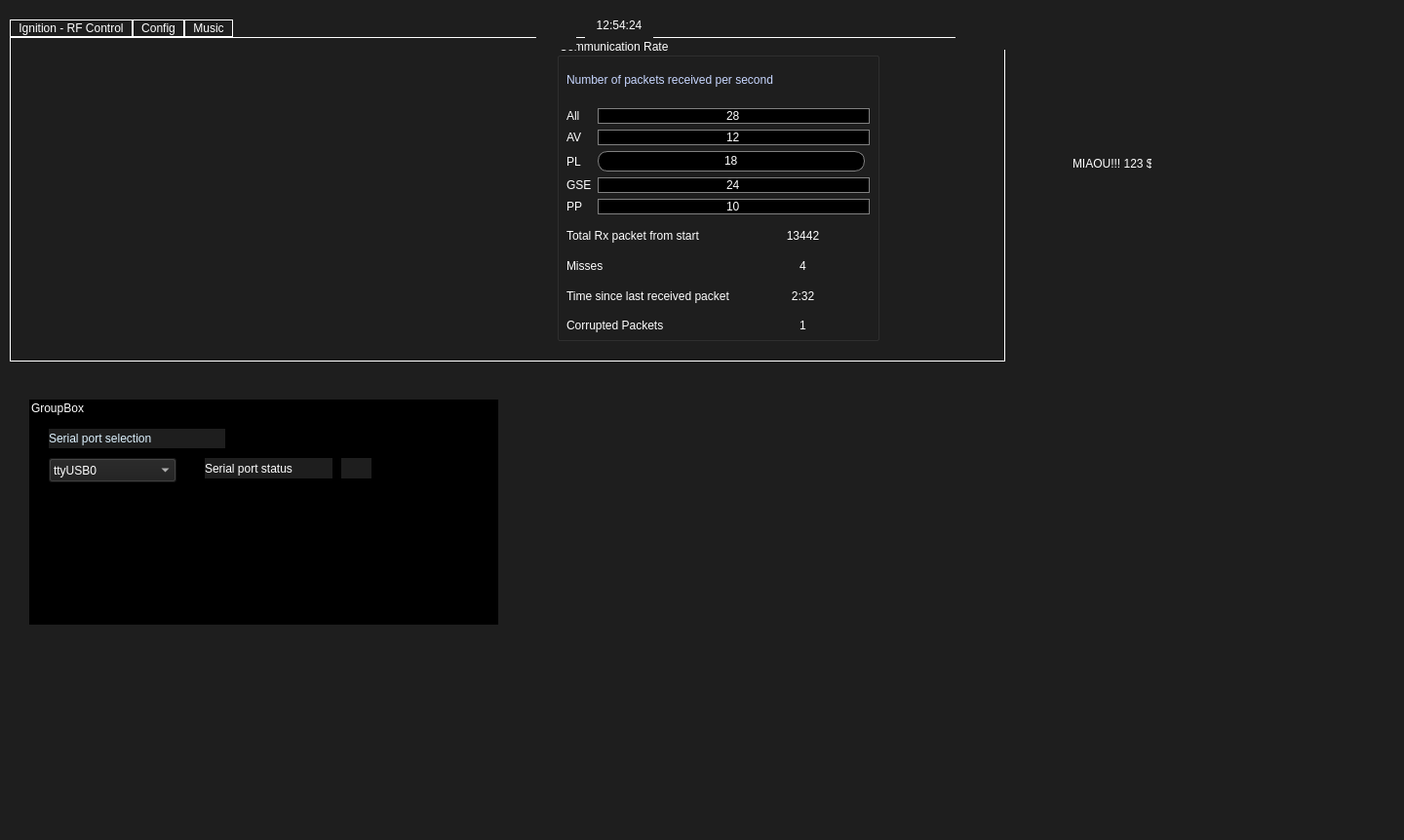
<?xml version="1.0" encoding="UTF-8"?>
<ui version="4.0">
 <class>second_ui</class>
 <widget class="QWidget" name="second_ui">
  <property name="geometry">
   <rect>
    <x>0</x>
    <y>0</y>
    <width>1440</width>
    <height>862</height>
   </rect>
  </property>
  <property name="minimumSize">
   <size>
    <width>600</width>
    <height>0</height>
   </size>
  </property>
  <property name="maximumSize">
   <size>
    <width>9999</width>
    <height>9999</height>
   </size>
  </property>
  <property name="mouseTracking">
   <bool>false</bool>
  </property>
  <property name="windowTitle">
   <string>GSBellaLui2020</string>
  </property>
  <property name="styleSheet">
   <string notr="true">background-color: rgb(30, 30, 30);
color: rgb(255, 255, 255);</string>
  </property>
  <widget class="QLabel" name="logo">
   <property name="geometry">
    <rect>
     <x>1040</x>
     <y>230</y>
     <width>181</width>
     <height>171</height>
    </rect>
   </property>
   <property name="toolTip">
    <string>&lt;html&gt;&lt;head/&gt;&lt;body&gt;&lt;p&gt;Project Bella Lui 2020&lt;/p&gt;&lt;/body&gt;&lt;/html&gt;</string>
   </property>
   <property name="styleSheet">
    <string notr="true">

image: url(:/assets/logo.png);</string>
   </property>
   <property name="text">
    <string/>
   </property>
  </widget>
  <widget class="QTabWidget" name="tabWidget">
   <property name="geometry">
    <rect>
     <x>10</x>
     <y>20</y>
     <width>1021</width>
     <height>351</height>
    </rect>
   </property>
   <property name="styleSheet">
    <string notr="true">QTabBar::tab {
	background: rgb(30, 30, 30);
	border: 1px solid white;
	padding: 1px 8px 1px 8px;
}
QTabWidget::pane {
	border: 1px solid white;
}
</string>
   </property>
   <property name="currentIndex">
    <number>0</number>
   </property>
   <widget class="QWidget" name="Ignition">
    <attribute name="title">
     <string>Ignition - RF Control</string>
    </attribute>
    <widget class="QGroupBox" name="groupBox_7">
     <property name="geometry">
      <rect>
       <x>560</x>
       <y>0</y>
       <width>331</width>
       <height>311</height>
      </rect>
     </property>
     <property name="title">
      <string>Communication Rate</string>
     </property>
     <widget class="QWidget" name="gridLayoutWidget_3">
      <property name="geometry">
       <rect>
        <x>10</x>
        <y>20</y>
        <width>311</width>
        <height>161</height>
       </rect>
      </property>
      <layout class="QGridLayout" name="gridLayout_12">
       <item row="3" column="1">
        <widget class="QProgressBar" name="PL_packet_rate">
         <property name="maximumSize">
          <size>
           <width>274</width>
           <height>21</height>
          </size>
         </property>
         <property name="styleSheet">
          <string notr="true">QProgressBar {
	color: white;
}
QProgressBar:horizontal {
	border: 1px solid gray;
	border-radius: 10px;
	background: black;
	padding: 1px;
    text-align: center;
	height: 10px;
}
QProgressBar::chunk:horizontal {
	background: qlineargradient(x1: 0, y1: 0.5, x2: 1, y2: 		0.5, stop: 0 rgb(39, 68, 255), stop: 1 rgb(190, 255, 178));
	border-radius: 5px;
}</string>
         </property>
         <property name="maximum">
          <number>30</number>
         </property>
         <property name="value">
          <number>18</number>
         </property>
         <property name="format">
          <string>%v</string>
         </property>
        </widget>
       </item>
       <item row="4" column="0">
        <widget class="QLabel" name="label_20">
         <property name="text">
          <string>GSE</string>
         </property>
        </widget>
       </item>
       <item row="0" column="0" colspan="2">
        <widget class="QLabel" name="label_6">
         <property name="maximumSize">
          <size>
           <width>309</width>
           <height>16777215</height>
          </size>
         </property>
         <property name="styleSheet">
          <string notr="true">color: rgb(199, 214, 255);</string>
         </property>
         <property name="text">
          <string>Number of packets received per second</string>
         </property>
        </widget>
       </item>
       <item row="4" column="1">
        <widget class="QProgressBar" name="GSE_packet_rate">
         <property name="styleSheet">
          <string notr="true">QProgressBar {
	color: white;
}
QProgressBar:horizontal {
	border: 1px solid gray;
	border-radius: 10px;
	background: black;
	padding: 1px;
    text-align: center;
	height: 10px;
}
QProgressBar::chunk:horizontal {
	background: qlineargradient(x1: 0, y1: 0.5, x2: 1, y2: 		0.5, stop: 0 rgb(39, 68, 255), stop: 1 rgb(255, 158, 110));
	border-radius: 5px;
}</string>
         </property>
         <property name="maximum">
          <number>30</number>
         </property>
         <property name="value">
          <number>24</number>
         </property>
         <property name="format">
          <string>%v</string>
         </property>
        </widget>
       </item>
       <item row="5" column="0">
        <widget class="QLabel" name="label_21">
         <property name="text">
          <string>PP</string>
         </property>
        </widget>
       </item>
       <item row="5" column="1">
        <widget class="QProgressBar" name="PP_packet_rate">
         <property name="styleSheet">
          <string notr="true">QProgressBar {
	color: white;
}
QProgressBar:horizontal {
	border: 1px solid gray;
	border-radius: 10px;
	background: black;
	padding: 1px;
    text-align: center;
	height: 10px;
}
QProgressBar::chunk:horizontal {
	background: qlineargradient(x1: 0, y1: 0.5, x2: 1, y2: 		0.5, stop: 0 rgb(39, 68, 255), stop: 1 rgb(176, 111, 255));
	border-radius: 5px;
}</string>
         </property>
         <property name="maximum">
          <number>30</number>
         </property>
         <property name="value">
          <number>10</number>
         </property>
         <property name="format">
          <string>%v</string>
         </property>
        </widget>
       </item>
       <item row="2" column="1">
        <widget class="QProgressBar" name="AV_packet_rate">
         <property name="styleSheet">
          <string notr="true">QProgressBar {
	color: white;
}
QProgressBar:horizontal {
	border: 1px solid gray;
	border-radius: 10px;
	background: black;
	padding: 1px;
    text-align: center;
	height: 10px;
}
QProgressBar::chunk:horizontal {
	background: qlineargradient(x1: 0, y1: 0.5, x2: 1, y2: 		0.5, stop: 0 rgb(39, 68, 255), stop: 1 rgb(125, 249, 255));
	border-radius: 5px;
}</string>
         </property>
         <property name="maximum">
          <number>30</number>
         </property>
         <property name="value">
          <number>12</number>
         </property>
         <property name="format">
          <string>%v</string>
         </property>
        </widget>
       </item>
       <item row="2" column="0">
        <widget class="QLabel" name="label_16">
         <property name="text">
          <string>AV</string>
         </property>
        </widget>
       </item>
       <item row="3" column="0">
        <widget class="QLabel" name="label_17">
         <property name="text">
          <string>PL</string>
         </property>
        </widget>
       </item>
       <item row="1" column="1">
        <widget class="QProgressBar" name="all_packet_rate">
         <property name="styleSheet">
          <string notr="true">QProgressBar {
	color: white;
}
QProgressBar:horizontal {
	border: 1px solid gray;
	border-radius: 10px;
	background: black;
	padding: 1px;
    text-align: center;
	height: 10px;
}
QProgressBar::chunk:horizontal {
	background: qlineargradient(x1: 0, y1: 0.5, x2: 1, y2: 		0.5, stop: 0 rgb(39, 68, 255), stop: 1 rgb(16, 255, 72));
	border-radius: 5px;
}</string>
         </property>
         <property name="maximum">
          <number>50</number>
         </property>
         <property name="value">
          <number>28</number>
         </property>
         <property name="format">
          <string>%v</string>
         </property>
        </widget>
       </item>
       <item row="1" column="0">
        <widget class="QLabel" name="label_88">
         <property name="text">
          <string>All</string>
         </property>
        </widget>
       </item>
      </layout>
     </widget>
     <widget class="QWidget" name="gridLayoutWidget_4">
      <property name="geometry">
       <rect>
        <x>10</x>
        <y>190</y>
        <width>311</width>
        <height>116</height>
       </rect>
      </property>
      <layout class="QGridLayout" name="gridLayout_10">
       <item row="1" column="0">
        <widget class="QLabel" name="miss_label">
         <property name="toolTip">
          <string>&lt;html&gt;&lt;head/&gt;&lt;body&gt;&lt;p&gt;Lost packets in last 2 seconds&lt;/p&gt;&lt;/body&gt;&lt;/html&gt;</string>
         </property>
         <property name="text">
          <string>Misses</string>
         </property>
        </widget>
       </item>
       <item row="1" column="1">
        <widget class="QLabel" name="miss_panel">
         <property name="toolTip">
          <string>&lt;html&gt;&lt;head/&gt;&lt;body&gt;&lt;p&gt;Lost packets in last 2 seconds&lt;/p&gt;&lt;/body&gt;&lt;/html&gt;</string>
         </property>
         <property name="text">
          <string>4</string>
         </property>
         <property name="alignment">
          <set>Qt::AlignCenter</set>
         </property>
        </widget>
       </item>
       <item row="2" column="1">
        <widget class="QLabel" name="time_since_last_Rx">
         <property name="toolTip">
          <string>&lt;html&gt;&lt;head/&gt;&lt;body&gt;&lt;p&gt;Last packet's timestamp&lt;/p&gt;&lt;/body&gt;&lt;/html&gt;</string>
         </property>
         <property name="text">
          <string>2:32</string>
         </property>
         <property name="alignment">
          <set>Qt::AlignCenter</set>
         </property>
        </widget>
       </item>
       <item row="0" column="0">
        <widget class="QLabel" name="received_pack_cnt_label">
         <property name="toolTip">
          <string>&lt;html&gt;&lt;head/&gt;&lt;body&gt;&lt;p&gt;The count of the received packets from the start of the program&lt;/p&gt;&lt;/body&gt;&lt;/html&gt;</string>
         </property>
         <property name="text">
          <string>Total Rx packet from start</string>
         </property>
        </widget>
       </item>
       <item row="0" column="1">
        <widget class="QLabel" name="received_pack_cnt_panel">
         <property name="toolTip">
          <string>&lt;html&gt;&lt;head/&gt;&lt;body&gt;&lt;p&gt;The count of the received packets from the start of the program&lt;/p&gt;&lt;/body&gt;&lt;/html&gt;</string>
         </property>
         <property name="styleSheet">
          <string notr="true"/>
         </property>
         <property name="text">
          <string>13442</string>
         </property>
         <property name="alignment">
          <set>Qt::AlignCenter</set>
         </property>
        </widget>
       </item>
       <item row="2" column="0">
        <widget class="QLabel" name="last_refresh_label">
         <property name="toolTip">
          <string>&lt;html&gt;&lt;head/&gt;&lt;body&gt;&lt;p&gt;Last packet's timestamp&lt;/p&gt;&lt;/body&gt;&lt;/html&gt;</string>
         </property>
         <property name="text">
          <string>Time since last received packet</string>
         </property>
        </widget>
       </item>
       <item row="3" column="0">
        <widget class="QLabel" name="corrupted_label">
         <property name="text">
          <string>Corrupted Packets</string>
         </property>
        </widget>
       </item>
       <item row="3" column="1">
        <widget class="QLabel" name="corrupted_panel">
         <property name="maximumSize">
          <size>
           <width>144</width>
           <height>23</height>
          </size>
         </property>
         <property name="text">
          <string>1</string>
         </property>
         <property name="alignment">
          <set>Qt::AlignCenter</set>
         </property>
        </widget>
       </item>
      </layout>
     </widget>
    </widget>
   </widget>
   <widget class="QWidget" name="tab">
    <attribute name="title">
     <string>Config</string>
    </attribute>
   </widget>
   <widget class="QWidget" name="tab_2">
    <attribute name="title">
     <string>Music</string>
    </attribute>
    <widget class="QSlider" name="verticalSlider_1">
     <property name="geometry">
      <rect>
       <x>570</x>
       <y>50</y>
       <width>22</width>
       <height>160</height>
      </rect>
     </property>
     <property name="orientation">
      <enum>Qt::Vertical</enum>
     </property>
    </widget>
    <widget class="QLineEdit" name="lineEdit">
     <property name="geometry">
      <rect>
       <x>440</x>
       <y>150</y>
       <width>113</width>
       <height>25</height>
      </rect>
     </property>
     <property name="text">
      <string>ERT2020GS</string>
     </property>
    </widget>
    <widget class="QSlider" name="verticalSlider_2">
     <property name="geometry">
      <rect>
       <x>610</x>
       <y>50</y>
       <width>22</width>
       <height>160</height>
      </rect>
     </property>
     <property name="orientation">
      <enum>Qt::Vertical</enum>
     </property>
    </widget>
    <widget class="QSlider" name="verticalSlider_3">
     <property name="geometry">
      <rect>
       <x>650</x>
       <y>50</y>
       <width>22</width>
       <height>160</height>
      </rect>
     </property>
     <property name="orientation">
      <enum>Qt::Vertical</enum>
     </property>
    </widget>
    <widget class="QSlider" name="verticalSlider_4">
     <property name="geometry">
      <rect>
       <x>690</x>
       <y>50</y>
       <width>22</width>
       <height>160</height>
      </rect>
     </property>
     <property name="orientation">
      <enum>Qt::Vertical</enum>
     </property>
    </widget>
    <widget class="QSlider" name="verticalSlider_5">
     <property name="geometry">
      <rect>
       <x>730</x>
       <y>50</y>
       <width>22</width>
       <height>160</height>
      </rect>
     </property>
     <property name="orientation">
      <enum>Qt::Vertical</enum>
     </property>
    </widget>
    <widget class="QSlider" name="verticalSlider_11">
     <property name="geometry">
      <rect>
       <x>770</x>
       <y>50</y>
       <width>22</width>
       <height>160</height>
      </rect>
     </property>
     <property name="orientation">
      <enum>Qt::Vertical</enum>
     </property>
    </widget>
    <widget class="QSlider" name="verticalSlider_12">
     <property name="geometry">
      <rect>
       <x>850</x>
       <y>50</y>
       <width>22</width>
       <height>160</height>
      </rect>
     </property>
     <property name="orientation">
      <enum>Qt::Vertical</enum>
     </property>
    </widget>
    <widget class="QSlider" name="verticalSlider_13">
     <property name="geometry">
      <rect>
       <x>810</x>
       <y>50</y>
       <width>22</width>
       <height>160</height>
      </rect>
     </property>
     <property name="orientation">
      <enum>Qt::Vertical</enum>
     </property>
    </widget>
    <widget class="QSlider" name="verticalSlider_14">
     <property name="geometry">
      <rect>
       <x>890</x>
       <y>50</y>
       <width>22</width>
       <height>160</height>
      </rect>
     </property>
     <property name="orientation">
      <enum>Qt::Vertical</enum>
     </property>
    </widget>
    <widget class="QSlider" name="verticalSlider_15">
     <property name="geometry">
      <rect>
       <x>930</x>
       <y>50</y>
       <width>22</width>
       <height>160</height>
      </rect>
     </property>
     <property name="styleSheet">
      <string notr="true"/>
     </property>
     <property name="value">
      <number>60</number>
     </property>
     <property name="orientation">
      <enum>Qt::Vertical</enum>
     </property>
    </widget>
    <widget class="QPushButton" name="play_music">
     <property name="geometry">
      <rect>
       <x>470</x>
       <y>60</y>
       <width>51</width>
       <height>51</height>
      </rect>
     </property>
     <property name="toolTip">
      <string>&lt;html&gt;&lt;head/&gt;&lt;body&gt;&lt;p&gt;Send message&lt;/p&gt;&lt;/body&gt;&lt;/html&gt;</string>
     </property>
     <property name="styleSheet">
      <string notr="true">QPushButton{
qproperty-icon: url(:/assets/play.png);
qproperty-iconSize: 50px;
border-radius: 25px;
}
QPushButton:hover {
background-color: rgb(10, 0, 0); 
}
QPushButton:pressed {
background-color: rgb(16, 16, 16);
}
</string>
     </property>
     <property name="text">
      <string/>
     </property>
    </widget>
   </widget>
  </widget>
  <widget class="QLabel" name="label_29">
   <property name="geometry">
    <rect>
     <x>1060</x>
     <y>10</y>
     <width>161</width>
     <height>41</height>
    </rect>
   </property>
   <property name="styleSheet">
    <string notr="true">image: url(:/assets/EPFL.png);</string>
   </property>
   <property name="text">
    <string/>
   </property>
  </widget>
  <widget class="QLabel" name="logo_2">
   <property name="geometry">
    <rect>
     <x>1230</x>
     <y>220</y>
     <width>91</width>
     <height>81</height>
    </rect>
   </property>
   <property name="toolTip">
    <string>&lt;html&gt;&lt;head/&gt;&lt;body&gt;&lt;p&gt;Project Bella Lui 2020&lt;/p&gt;&lt;/body&gt;&lt;/html&gt;</string>
   </property>
   <property name="styleSheet">
    <string notr="true">image: url(:/assets/Logo_Eiger.png);</string>
   </property>
   <property name="text">
    <string/>
   </property>
  </widget>
  <widget class="QLabel" name="logo_3">
   <property name="geometry">
    <rect>
     <x>1240</x>
     <y>320</y>
     <width>71</width>
     <height>81</height>
    </rect>
   </property>
   <property name="toolTip">
    <string>&lt;html&gt;&lt;head/&gt;&lt;body&gt;&lt;p&gt;Project Bella Lui 2020&lt;/p&gt;&lt;/body&gt;&lt;/html&gt;</string>
   </property>
   <property name="styleSheet">
    <string notr="true">image: url(:/assets/Logo_Matterhorn.png);</string>
   </property>
   <property name="text">
    <string/>
   </property>
  </widget>
  <widget class="QLabel" name="antenna_img">
   <property name="geometry">
    <rect>
     <x>980</x>
     <y>0</y>
     <width>51</width>
     <height>51</height>
    </rect>
   </property>
   <property name="styleSheet">
    <string notr="true">image: url(:/assets/radioOFF.png);
</string>
   </property>
   <property name="text">
    <string/>
   </property>
  </widget>
  <widget class="QLabel" name="time_panel">
   <property name="geometry">
    <rect>
     <x>600</x>
     <y>10</y>
     <width>70</width>
     <height>31</height>
    </rect>
   </property>
   <property name="minimumSize">
    <size>
     <width>70</width>
     <height>0</height>
    </size>
   </property>
   <property name="maximumSize">
    <size>
     <width>60</width>
     <height>16777215</height>
    </size>
   </property>
   <property name="styleSheet">
    <string notr="true">QLabel {
	font: 900 12pt &quot;Segoe UI Black&quot;;
}</string>
   </property>
   <property name="text">
    <string>12:54:24</string>
   </property>
   <property name="alignment">
    <set>Qt::AlignCenter</set>
   </property>
  </widget>
  <widget class="QLabel" name="label_13">
   <property name="geometry">
    <rect>
     <x>550</x>
     <y>10</y>
     <width>41</width>
     <height>41</height>
    </rect>
   </property>
   <property name="styleSheet">
    <string notr="true">image: url(:/assets/watch.png);</string>
   </property>
   <property name="text">
    <string/>
   </property>
  </widget>
  <widget class="QPushButton" name="xbee_button">
   <property name="geometry">
    <rect>
     <x>1060</x>
     <y>70</y>
     <width>51</width>
     <height>51</height>
    </rect>
   </property>
   <property name="toolTip">
    <string>&lt;html&gt;&lt;head/&gt;&lt;body&gt;&lt;p&gt;Start Xbee&lt;/p&gt;&lt;/body&gt;&lt;/html&gt;</string>
   </property>
   <property name="styleSheet">
    <string notr="true">QPushButton{
qproperty-icon: url(:/assets/powerON.png);
qproperty-iconSize: 55px;
border-radius: 25px;
}
QPushButton:hover {
background-color: black; 
qproperty-iconSize: 64px;
}
QPushButton:pressed {
background-color: rgb(16, 16, 16);
}</string>
   </property>
   <property name="text">
    <string/>
   </property>
  </widget>
  <widget class="QPushButton" name="send_msg">
   <property name="geometry">
    <rect>
     <x>1140</x>
     <y>70</y>
     <width>51</width>
     <height>51</height>
    </rect>
   </property>
   <property name="toolTip">
    <string>&lt;html&gt;&lt;head/&gt;&lt;body&gt;&lt;p&gt;Send message&lt;/p&gt;&lt;/body&gt;&lt;/html&gt;</string>
   </property>
   <property name="styleSheet">
    <string notr="true">QPushButton{
qproperty-icon: url(:/assets/send.png);
qproperty-iconSize: 50px;
border-radius: 25px;
}
QPushButton:hover {
background-color: rgb(10, 0, 0); 
}
QPushButton:pressed {
background-color: rgb(16, 16, 16);
}
</string>
   </property>
   <property name="text">
    <string/>
   </property>
  </widget>
  <widget class="QLabel" name="label_7">
   <property name="geometry">
    <rect>
     <x>1100</x>
     <y>160</y>
     <width>81</width>
     <height>16</height>
    </rect>
   </property>
   <property name="text">
    <string>MIAOU!!! 123 $</string>
   </property>
  </widget>
  <widget class="QGroupBox" name="groupBox_2">
   <property name="geometry">
    <rect>
     <x>30</x>
     <y>410</y>
     <width>481</width>
     <height>231</height>
    </rect>
   </property>
   <property name="styleSheet">
    <string notr="true">QGroupBox {
	background: rgb(0, 0, 0);
	border: 0px solid rgb(255,0,0);
	padding: 1px 8px 1px 8px;
}</string>
   </property>
   <property name="title">
    <string>GroupBox</string>
   </property>
   <widget class="QLabel" name="label">
    <property name="geometry">
     <rect>
      <x>180</x>
      <y>60</y>
      <width>131</width>
      <height>21</height>
     </rect>
    </property>
    <property name="text">
     <string>Serial port status</string>
    </property>
   </widget>
   <widget class="QComboBox" name="serialport_selector">
    <property name="geometry">
     <rect>
      <x>20</x>
      <y>60</y>
      <width>131</width>
      <height>25</height>
     </rect>
    </property>
    <item>
     <property name="text">
      <string>ttyUSB0</string>
     </property>
    </item>
    <item>
     <property name="text">
      <string>ttyUSB1</string>
     </property>
    </item>
    <item>
     <property name="text">
      <string>ttyS3</string>
     </property>
    </item>
    <item>
     <property name="text">
      <string>ttyS6</string>
     </property>
    </item>
   </widget>
   <widget class="QLabel" name="label_12">
    <property name="geometry">
     <rect>
      <x>20</x>
      <y>30</y>
      <width>181</width>
      <height>20</height>
     </rect>
    </property>
    <property name="styleSheet">
     <string notr="true">color: rgb(221, 242, 255);</string>
    </property>
    <property name="text">
     <string>Serial port selection</string>
    </property>
   </widget>
   <widget class="QLabel" name="serialport_status">
    <property name="geometry">
     <rect>
      <x>320</x>
      <y>60</y>
      <width>31</width>
      <height>21</height>
     </rect>
    </property>
    <property name="styleSheet">
     <string notr="true">image: url(:/assets/refresh.png);
</string>
    </property>
    <property name="text">
     <string/>
    </property>
   </widget>
  </widget>
  <zorder>tabWidget</zorder>
  <zorder>logo</zorder>
  <zorder>label_29</zorder>
  <zorder>logo_2</zorder>
  <zorder>logo_3</zorder>
  <zorder>antenna_img</zorder>
  <zorder>time_panel</zorder>
  <zorder>label_13</zorder>
  <zorder>xbee_button</zorder>
  <zorder>send_msg</zorder>
  <zorder>label_7</zorder>
  <zorder>groupBox_2</zorder>
 </widget>
 <resources>
  <include location="assets.qrc"/>
 </resources>
 <connections/>
</ui>
